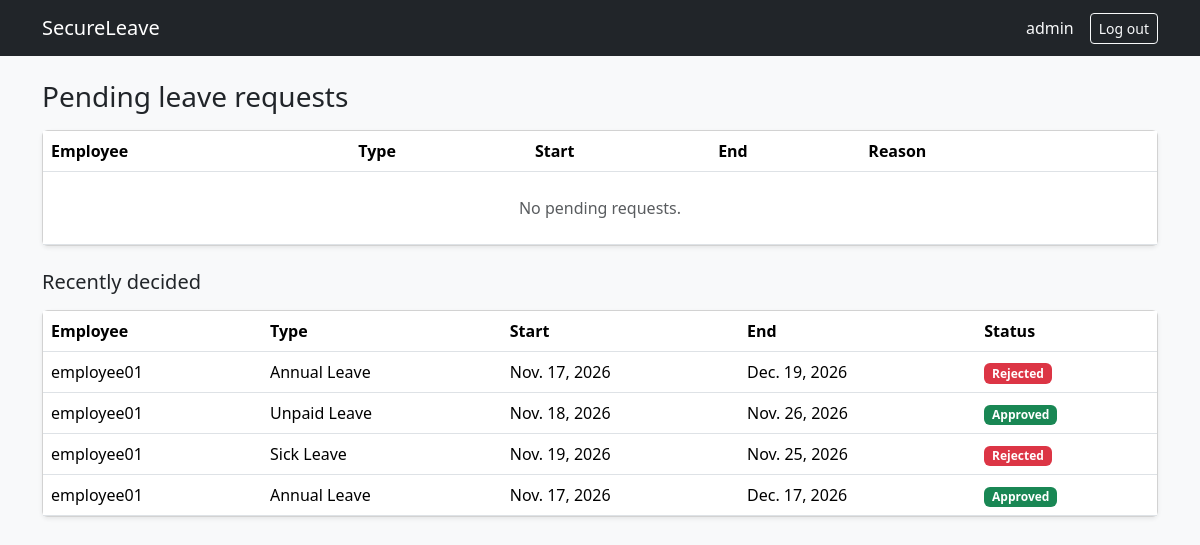
/manager/ (signed in), run on the app's committed database.
### leaves/models.py (models this page shows, shortened)
class LeaveRequest(models.Model):
    class Status(models.TextChoices):
        PENDING = "PENDING", "Pending"
        APPROVED = "APPROVED", "Approved"
        REJECTED = "REJECTED", "Rejected"
        CANCELLED = "CANCELLED", "Cancelled"
    employee = models.ForeignKey(
        settings.AUTH_USER_MODEL,
        on_delete=models.CASCADE,
        related_name="leave_requests",
    )
    leave_type = models.ForeignKey(
        LeaveType,
        on_delete=models.PROTECT,
        related_name="leave_requests",
    )
    start_date = models.DateField()
    end_date = models.DateField()
    reason = models.TextField(max_length=500)
    status = models.CharField(
        max_length=10,
        choices=Status.choices,
        default=Status.PENDING,
    )
    created_at = models.DateTimeField(auto_now_add=True)
    class Meta:
        ordering = ["-created_at"]

class LeaveType(models.Model):
    name = models.CharField(max_length=100, unique=True)
    description = models.TextField(blank=True)
    class Meta:
        ordering = ["name"]
    def __str__(self):
        return self.name

### leaves/views.py (the view)
# urls.py: path("manager/", views.manager_dashboard, name="manager_dashboard"),
@login_required
@manager_required
def manager_dashboard(request):
    others = LeaveRequest.objects.select_related("employee", "leave_type").exclude(
        employee=request.user
    )
    pending = others.filter(status=LeaveRequest.Status.PENDING).order_by("start_date")
    decided = others.filter(
        status__in=[LeaveRequest.Status.APPROVED, LeaveRequest.Status.REJECTED]
    )[:10]
    return render(
        request,
        "leaves/manager_dashboard.html",
        {"pending": pending, "decided": decided},
    )

### leaves/templates/leaves/manager_dashboard.html (shortened to what this page needs)
{% extends "base.html" %}
{% block content %}
<h1 class="h3 mb-3">Pending leave requests</h1>
<div class="card shadow-sm mb-4">
  <table class="table mb-0 align-middle">
    <thead>
      <tr>
        <th>Employee</th><th>Type</th><th>Start</th><th>End</th><th>Reason</th><th></th>
      </tr>
    </thead>
    <tbody>
      {% for leave in pending %}
      <tr>
        <td>{{ leave.employee.username }}</td>
        <td>{{ leave.leave_type }}</td>
        <td>{{ leave.start_date }}</td>
        <td>{{ leave.end_date }}</td>
        <td>{{ leave.reason }}</td>
        <td class="text-end text-nowrap">
          <form method="post" action="{% url 'leave_approve' leave.pk %}" class="d-inline">
            {% csrf_token %}
            <button type="submit" class="btn btn-sm btn-success">Approve</button>
          </form>
          <form method="post" action="{% url 'leave_reject' leave.pk %}" class="d-inline">
            {% csrf_token %}
            <button type="submit" class="btn btn-sm btn-danger">Reject</button>
          </form>
        </td>
      </tr>
      {% empty %}
      <tr><td colspan="6" class="text-center text-muted py-4">No pending requests.</td></tr>
      {% endfor %}
    </tbody>
  </table>
</div>
<h2 class="h5 mb-3">Recently decided</h2>
<div class="card shadow-sm">
  <table class="table mb-0 align-middle">
    <thead>
      <tr><th>Employee</th><th>Type</th><th>Start</th><th>End</th><th>Status</th></tr>
    </thead>
    <tbody>
      {% for leave in decided %}
      <tr>
        <td>{{ leave.employee.username }}</td>
        <td>{{ leave.leave_type }}</td>
        <td>{{ leave.start_date }}</td>
        <td>{{ leave.end_date }}</td>
        <td>
          <span class="badge {% if leave.status == 'APPROVED' %}text-bg-success{% else %}text-bg-danger{% endif %}">
            {{ leave.get_status_display }}
          </span>
        </td>
      </tr>
      {% empty %}
      <tr><td colspan="5" class="text-center text-muted py-4">Nothing decided yet.</td></tr>
      {% endfor %}
    </tbody>
  </table>
</div>
{% endblock %}

### templates/base.html (shortened to what this page needs)
<!doctype html>
<html lang="en">
<head>
  <link href="https://cdn.jsdelivr.net/npm/bootstrap@5.3.3/dist/css/bootstrap.min.css" rel="stylesheet">
</head>
<body class="bg-light">
  <nav class="navbar navbar-dark bg-dark mb-4">
    <div class="container">
      <a class="navbar-brand" href="{% url 'my_leave_list' %}">SecureLeave</a>
      {% if user.is_authenticated %}
      <form method="post" action="{% url 'logout' %}" class="d-flex align-items-center gap-3 mb-0">
        <span class="text-light">{{ user.username }}</span>
        <button type="submit" class="btn btn-outline-light btn-sm">Log out</button>
      </form>
      {% endif %}
    </div>
  </nav>
  <main class="container">
    {% block content %}{% endblock %}
  </main>
</body>
</html>

### data on the page
LeaveRequest: employee.username "employee01", leave_type "Annual Leave", start_date "Nov. 17, 2026", end_date "Dec. 19, 2026", status "Rejected"
LeaveRequest: employee.username "employee01", leave_type "Unpaid Leave", start_date "Nov. 18, 2026", end_date "Nov. 26, 2026", status "Approved"
LeaveRequest: employee.username "employee01", leave_type "Sick Leave", start_date "Nov. 19, 2026", end_date "Nov. 25, 2026", status "Rejected"
LeaveRequest: employee.username "employee01", leave_type "Annual Leave", start_date "Nov. 17, 2026", end_date "Dec. 17, 2026", status "Approved"

### other printed values
{{ user.username }} "admin"
